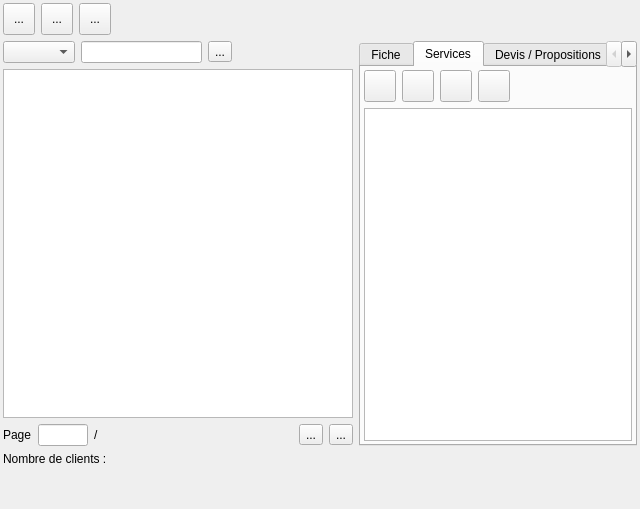
<?xml version="1.0" encoding="UTF-8"?>
<ui version="4.0">
 <class>customerView</class>
 <widget class="QWidget" name="customerView">
  <property name="geometry">
   <rect>
    <x>0</x>
    <y>0</y>
    <width>640</width>
    <height>509</height>
   </rect>
  </property>
  <property name="windowTitle">
   <string>Form</string>
  </property>
  <layout class="QHBoxLayout" name="horizontalLayout">
   <property name="spacing">
    <number>6</number>
   </property>
   <property name="leftMargin">
    <number>3</number>
   </property>
   <property name="topMargin">
    <number>3</number>
   </property>
   <property name="rightMargin">
    <number>3</number>
   </property>
   <property name="bottomMargin">
    <number>3</number>
   </property>
   <item>
    <layout class="QVBoxLayout" name="verticalLayout">
     <property name="spacing">
      <number>6</number>
     </property>
     <item>
      <layout class="QHBoxLayout" name="horizontalLayout_4" stretch="0,0,0,0">
       <property name="sizeConstraint">
        <enum>QLayout::SetDefaultConstraint</enum>
       </property>
       <property name="rightMargin">
        <number>5</number>
       </property>
       <item>
        <widget class="QToolButton" name="toolBut_Add">
         <property name="minimumSize">
          <size>
           <width>32</width>
           <height>32</height>
          </size>
         </property>
         <property name="toolTip">
          <string>Ajouter un client</string>
         </property>
         <property name="text">
          <string>...</string>
         </property>
         <property name="icon">
          <iconset resource="../ressources.qrc">
           <normaloff>:/app/adduser</normaloff>:/app/adduser</iconset>
         </property>
         <property name="iconSize">
          <size>
           <width>24</width>
           <height>24</height>
          </size>
         </property>
        </widget>
       </item>
       <item>
        <widget class="QToolButton" name="toolBut_Edit">
         <property name="minimumSize">
          <size>
           <width>32</width>
           <height>32</height>
          </size>
         </property>
         <property name="toolTip">
          <string>Modifier le client</string>
         </property>
         <property name="text">
          <string>...</string>
         </property>
         <property name="icon">
          <iconset resource="../ressources.qrc">
           <normaloff>:/app/Edit</normaloff>:/app/Edit</iconset>
         </property>
         <property name="iconSize">
          <size>
           <width>24</width>
           <height>24</height>
          </size>
         </property>
        </widget>
       </item>
       <item>
        <widget class="QToolButton" name="toolButton_Del">
         <property name="enabled">
          <bool>true</bool>
         </property>
         <property name="minimumSize">
          <size>
           <width>32</width>
           <height>32</height>
          </size>
         </property>
         <property name="toolTip">
          <string>Supprimer le client</string>
         </property>
         <property name="text">
          <string>...</string>
         </property>
         <property name="icon">
          <iconset resource="../ressources.qrc">
           <normaloff>:/app/remove</normaloff>:/app/remove</iconset>
         </property>
         <property name="iconSize">
          <size>
           <width>16</width>
           <height>16</height>
          </size>
         </property>
        </widget>
       </item>
       <item>
        <spacer name="horizontalSpacer">
         <property name="orientation">
          <enum>Qt::Horizontal</enum>
         </property>
         <property name="sizeHint" stdset="0">
          <size>
           <width>40</width>
           <height>20</height>
          </size>
         </property>
        </spacer>
       </item>
      </layout>
     </item>
     <item>
      <layout class="QHBoxLayout" name="horizontalLayout_2">
       <item>
        <layout class="QVBoxLayout" name="verticalLayout_4">
         <item>
          <layout class="QHBoxLayout" name="horizontalLayout_5">
           <item>
            <widget class="QComboBox" name="comboBoxFiltre"/>
           </item>
           <item>
            <widget class="QLineEdit" name="lineEdit_Search">
             <property name="toolTip">
              <string>&lt;!DOCTYPE HTML PUBLIC &quot;-//W3C//DTD HTML 4.0//EN&quot; &quot;http://www.w3.org/TR/REC-html40/strict.dtd&quot;&gt;
&lt;html&gt;&lt;head&gt;&lt;meta name=&quot;qrichtext&quot; content=&quot;1&quot; /&gt;&lt;style type=&quot;text/css&quot;&gt;
p, li { white-space: pre-wrap; }
&lt;/style&gt;&lt;/head&gt;&lt;body style=&quot; font-family:'Sans Serif'; font-size:9pt; font-weight:400; font-style:normal;&quot;&gt;
&lt;table border=&quot;0&quot; style=&quot;-qt-table-type: root; margin-top:4px; margin-bottom:4px; margin-left:4px; margin-right:4px;&quot;&gt;
&lt;tr&gt;
&lt;td style=&quot;border: none;&quot;&gt;
&lt;p style=&quot; margin-top:0px; margin-bottom:0px; margin-left:0px; margin-right:0px; -qt-block-indent:0; text-indent:0px;&quot;&gt;&lt;span style=&quot; font-weight:600;&quot;&gt;Chercher un client...&lt;/span&gt;&lt;/p&gt;&lt;/td&gt;&lt;/tr&gt;&lt;/table&gt;&lt;/body&gt;&lt;/html&gt;</string>
             </property>
             <property name="maxLength">
              <number>128</number>
             </property>
            </widget>
           </item>
           <item>
            <widget class="QToolButton" name="toolBut_search">
             <property name="toolTip">
              <string>Chercher un client</string>
             </property>
             <property name="text">
              <string>...</string>
             </property>
             <property name="icon">
              <iconset resource="../ressources.qrc">
               <normaloff>:/app/search</normaloff>:/app/search</iconset>
             </property>
             <property name="iconSize">
              <size>
               <width>24</width>
               <height>24</height>
              </size>
             </property>
            </widget>
           </item>
           <item>
            <spacer name="horizontalSpacer_2">
             <property name="orientation">
              <enum>Qt::Horizontal</enum>
             </property>
             <property name="sizeHint" stdset="0">
              <size>
               <width>40</width>
               <height>20</height>
              </size>
             </property>
            </spacer>
           </item>
          </layout>
         </item>
         <item>
          <widget class="QTableWidget" name="tableWidget">
           <property name="sizePolicy">
            <sizepolicy hsizetype="Minimum" vsizetype="Expanding">
             <horstretch>0</horstretch>
             <verstretch>0</verstretch>
            </sizepolicy>
           </property>
           <property name="minimumSize">
            <size>
             <width>350</width>
             <height>0</height>
            </size>
           </property>
           <property name="maximumSize">
            <size>
             <width>16777215</width>
             <height>16777215</height>
            </size>
           </property>
           <property name="alternatingRowColors">
            <bool>true</bool>
           </property>
          </widget>
         </item>
         <item>
          <layout class="QHBoxLayout" name="horizontalLayout_12">
           <item>
            <widget class="QLabel" name="LabelPa">
             <property name="text">
              <string>Page</string>
             </property>
            </widget>
           </item>
           <item>
            <widget class="QLineEdit" name="lineEdit_page">
             <property name="maximumSize">
              <size>
               <width>50</width>
               <height>16777215</height>
              </size>
             </property>
             <property name="alignment">
              <set>Qt::AlignCenter</set>
             </property>
            </widget>
           </item>
           <item>
            <widget class="QLabel" name="label_pageMax">
             <property name="text">
              <string>/</string>
             </property>
            </widget>
           </item>
           <item>
            <spacer name="horizontalSpacer_7">
             <property name="orientation">
              <enum>Qt::Horizontal</enum>
             </property>
             <property name="sizeHint" stdset="0">
              <size>
               <width>40</width>
               <height>20</height>
              </size>
             </property>
            </spacer>
           </item>
           <item>
            <widget class="QToolButton" name="toolButton_pagePrev">
             <property name="text">
              <string>...</string>
             </property>
             <property name="icon">
              <iconset resource="../ressources.qrc">
               <normaloff>:/app/prev</normaloff>:/app/prev</iconset>
             </property>
             <property name="iconSize">
              <size>
               <width>16</width>
               <height>16</height>
              </size>
             </property>
            </widget>
           </item>
           <item>
            <widget class="QToolButton" name="toolButton_pageNext">
             <property name="text">
              <string>...</string>
             </property>
             <property name="icon">
              <iconset resource="../ressources.qrc">
               <normaloff>:/app/next</normaloff>:/app/next</iconset>
             </property>
            </widget>
           </item>
          </layout>
         </item>
        </layout>
       </item>
       <item>
        <widget class="QTabWidget" name="tabWidget_Customer">
         <property name="sizePolicy">
          <sizepolicy hsizetype="Expanding" vsizetype="Expanding">
           <horstretch>1</horstretch>
           <verstretch>0</verstretch>
          </sizepolicy>
         </property>
         <property name="tabShape">
          <enum>QTabWidget::Rounded</enum>
         </property>
         <property name="currentIndex">
          <number>1</number>
         </property>
         <property name="iconSize">
          <size>
           <width>24</width>
           <height>24</height>
          </size>
         </property>
         <widget class="QWidget" name="tab_file">
          <attribute name="icon">
           <iconset resource="../ressources.qrc">
            <normaloff>:/app/customer_info</normaloff>:/app/customer_info</iconset>
          </attribute>
          <attribute name="title">
           <string>Fiche</string>
          </attribute>
          <layout class="QHBoxLayout" name="horizontalLayout_6">
           <property name="leftMargin">
            <number>3</number>
           </property>
           <property name="topMargin">
            <number>3</number>
           </property>
           <property name="rightMargin">
            <number>3</number>
           </property>
           <property name="bottomMargin">
            <number>3</number>
           </property>
           <item>
            <layout class="QVBoxLayout" name="verticalLayout_5">
             <item>
              <widget class="QScrollArea" name="scrollArea">
               <property name="widgetResizable">
                <bool>true</bool>
               </property>
               <widget class="QWidget" name="scrollAreaWidgetContents">
                <property name="geometry">
                 <rect>
                  <x>0</x>
                  <y>0</y>
                  <width>256</width>
                  <height>347</height>
                 </rect>
                </property>
                <layout class="QVBoxLayout" name="verticalLayout_9">
                 <item>
                  <layout class="QVBoxLayout" name="verticalLayout_8">
                   <item>
                    <layout class="QHBoxLayout" name="horizontalLayout_13">
                     <item>
                      <widget class="QToolButton" name="toolButton_clipboard">
                       <property name="toolTip">
                        <string>Copier dans le presse papier</string>
                       </property>
                       <property name="text">
                        <string>...</string>
                       </property>
                       <property name="icon">
                        <iconset resource="../ressources.qrc">
                         <normaloff>:/app/check</normaloff>:/app/check</iconset>
                       </property>
                       <property name="iconSize">
                        <size>
                         <width>24</width>
                         <height>24</height>
                        </size>
                       </property>
                      </widget>
                     </item>
                     <item>
                      <spacer name="horizontalSpacer_8">
                       <property name="orientation">
                        <enum>Qt::Horizontal</enum>
                       </property>
                       <property name="sizeHint" stdset="0">
                        <size>
                         <width>40</width>
                         <height>20</height>
                        </size>
                       </property>
                      </spacer>
                     </item>
                    </layout>
                   </item>
                   <item>
                    <widget class="QLabel" name="labelInfoCustomer">
                     <property name="text">
                      <string>...</string>
                     </property>
                     <property name="margin">
                      <number>5</number>
                     </property>
                    </widget>
                   </item>
                   <item>
                    <spacer name="verticalSpacer_3">
                     <property name="orientation">
                      <enum>Qt::Vertical</enum>
                     </property>
                     <property name="sizeHint" stdset="0">
                      <size>
                       <width>20</width>
                       <height>40</height>
                      </size>
                     </property>
                    </spacer>
                   </item>
                  </layout>
                 </item>
                </layout>
               </widget>
              </widget>
             </item>
            </layout>
           </item>
          </layout>
         </widget>
         <widget class="QWidget" name="tab_services">
          <attribute name="icon">
           <iconset resource="../ressources.qrc">
            <normaloff>:/app/services</normaloff>:/app/services</iconset>
          </attribute>
          <attribute name="title">
           <string>Services</string>
          </attribute>
          <layout class="QVBoxLayout" name="verticalLayout_11">
           <property name="leftMargin">
            <number>3</number>
           </property>
           <property name="topMargin">
            <number>3</number>
           </property>
           <property name="rightMargin">
            <number>3</number>
           </property>
           <property name="bottomMargin">
            <number>3</number>
           </property>
           <item>
            <layout class="QVBoxLayout" name="verticalLayout_10">
             <item>
              <layout class="QHBoxLayout" name="horizontalLayout_3">
               <item>
                <widget class="QToolButton" name="toolButton_addService">
                 <property name="minimumSize">
                  <size>
                   <width>32</width>
                   <height>32</height>
                  </size>
                 </property>
                 <property name="toolTip">
                  <string>Ajouter un service</string>
                 </property>
                 <property name="text">
                  <string/>
                 </property>
                 <property name="icon">
                  <iconset resource="../ressources.qrc">
                   <normaloff>:/app/insert</normaloff>:/app/insert</iconset>
                 </property>
                 <property name="iconSize">
                  <size>
                   <width>24</width>
                   <height>24</height>
                  </size>
                 </property>
                </widget>
               </item>
               <item>
                <widget class="QToolButton" name="toolButton_editService">
                 <property name="minimumSize">
                  <size>
                   <width>32</width>
                   <height>32</height>
                  </size>
                 </property>
                 <property name="toolTip">
                  <string>Editer un service</string>
                 </property>
                 <property name="text">
                  <string/>
                 </property>
                 <property name="icon">
                  <iconset resource="../ressources.qrc">
                   <normaloff>:/app/Edit</normaloff>:/app/Edit</iconset>
                 </property>
                 <property name="iconSize">
                  <size>
                   <width>24</width>
                   <height>24</height>
                  </size>
                 </property>
                </widget>
               </item>
               <item>
                <widget class="QToolButton" name="toolButton_delService">
                 <property name="minimumSize">
                  <size>
                   <width>32</width>
                   <height>32</height>
                  </size>
                 </property>
                 <property name="toolTip">
                  <string>Supprimer un service</string>
                 </property>
                 <property name="text">
                  <string/>
                 </property>
                 <property name="icon">
                  <iconset resource="../ressources.qrc">
                   <normaloff>:/app/remove</normaloff>:/app/remove</iconset>
                 </property>
                 <property name="iconSize">
                  <size>
                   <width>16</width>
                   <height>16</height>
                  </size>
                 </property>
                </widget>
               </item>
               <item>
                <widget class="QToolButton" name="toolButton_printServ">
                 <property name="minimumSize">
                  <size>
                   <width>32</width>
                   <height>32</height>
                  </size>
                 </property>
                 <property name="toolTip">
                  <string>imprimer un service</string>
                 </property>
                 <property name="text">
                  <string/>
                 </property>
                 <property name="icon">
                  <iconset resource="../ressources.qrc">
                   <normaloff>:/app/print</normaloff>:/app/print</iconset>
                 </property>
                 <property name="iconSize">
                  <size>
                   <width>22</width>
                   <height>22</height>
                  </size>
                 </property>
                </widget>
               </item>
               <item>
                <spacer name="horizontalSpacer_6">
                 <property name="orientation">
                  <enum>Qt::Horizontal</enum>
                 </property>
                 <property name="sizeHint" stdset="0">
                  <size>
                   <width>40</width>
                   <height>20</height>
                  </size>
                 </property>
                </spacer>
               </item>
              </layout>
             </item>
             <item>
              <widget class="QTableWidget" name="tableWidget_Services">
               <property name="alternatingRowColors">
                <bool>true</bool>
               </property>
              </widget>
             </item>
            </layout>
           </item>
          </layout>
         </widget>
         <widget class="QWidget" name="tab_estimates">
          <attribute name="title">
           <string>Devis / Propositions</string>
          </attribute>
          <layout class="QHBoxLayout" name="horizontalLayout_10">
           <property name="leftMargin">
            <number>3</number>
           </property>
           <property name="topMargin">
            <number>3</number>
           </property>
           <property name="rightMargin">
            <number>3</number>
           </property>
           <property name="bottomMargin">
            <number>3</number>
           </property>
           <item>
            <layout class="QVBoxLayout" name="verticalLayout_7">
             <item>
              <layout class="QHBoxLayout" name="horizontalLayout_11">
               <item>
                <widget class="QToolButton" name="toolButton_addProposal">
                 <property name="minimumSize">
                  <size>
                   <width>32</width>
                   <height>32</height>
                  </size>
                 </property>
                 <property name="toolTip">
                  <string>Créer un devis</string>
                 </property>
                 <property name="text">
                  <string>...</string>
                 </property>
                 <property name="icon">
                  <iconset resource="../ressources.qrc">
                   <normaloff>:/app/insert</normaloff>:/app/insert</iconset>
                 </property>
                 <property name="iconSize">
                  <size>
                   <width>24</width>
                   <height>24</height>
                  </size>
                 </property>
                </widget>
               </item>
               <item>
                <widget class="QToolButton" name="toolButton_editProposal">
                 <property name="minimumSize">
                  <size>
                   <width>32</width>
                   <height>32</height>
                  </size>
                 </property>
                 <property name="toolTip">
                  <string>Modifier le devis sélectionné</string>
                 </property>
                 <property name="text">
                  <string>...</string>
                 </property>
                 <property name="icon">
                  <iconset resource="../ressources.qrc">
                   <normaloff>:/app/Edit</normaloff>:/app/Edit</iconset>
                 </property>
                 <property name="iconSize">
                  <size>
                   <width>24</width>
                   <height>24</height>
                  </size>
                 </property>
                </widget>
               </item>
               <item>
                <widget class="QToolButton" name="toolButton_delProposal">
                 <property name="minimumSize">
                  <size>
                   <width>32</width>
                   <height>32</height>
                  </size>
                 </property>
                 <property name="toolTip">
                  <string>Supprimer le devis sélectionné</string>
                 </property>
                 <property name="text">
                  <string>...</string>
                 </property>
                 <property name="icon">
                  <iconset resource="../ressources.qrc">
                   <normaloff>:/app/remove</normaloff>:/app/remove</iconset>
                 </property>
                 <property name="iconSize">
                  <size>
                   <width>16</width>
                   <height>16</height>
                  </size>
                 </property>
                </widget>
               </item>
               <item>
                <widget class="QToolButton" name="toolButton_printPro">
                 <property name="minimumSize">
                  <size>
                   <width>32</width>
                   <height>32</height>
                  </size>
                 </property>
                 <property name="toolTip">
                  <string>Imprimer le devis</string>
                 </property>
                 <property name="text">
                  <string>...</string>
                 </property>
                 <property name="icon">
                  <iconset resource="../ressources.qrc">
                   <normaloff>:/app/print</normaloff>:/app/print</iconset>
                 </property>
                 <property name="iconSize">
                  <size>
                   <width>22</width>
                   <height>22</height>
                  </size>
                 </property>
                </widget>
               </item>
               <item>
                <spacer name="horizontalSpacer_5">
                 <property name="orientation">
                  <enum>Qt::Horizontal</enum>
                 </property>
                 <property name="sizeHint" stdset="0">
                  <size>
                   <width>40</width>
                   <height>20</height>
                  </size>
                 </property>
                </spacer>
               </item>
              </layout>
             </item>
             <item>
              <widget class="QTableWidget" name="tableWidget_Proposals">
               <property name="alternatingRowColors">
                <bool>true</bool>
               </property>
              </widget>
             </item>
            </layout>
           </item>
          </layout>
         </widget>
         <widget class="QWidget" name="tab_invoices">
          <attribute name="title">
           <string>Factures</string>
          </attribute>
          <layout class="QVBoxLayout" name="verticalLayout_3">
           <property name="leftMargin">
            <number>3</number>
           </property>
           <property name="topMargin">
            <number>3</number>
           </property>
           <property name="rightMargin">
            <number>3</number>
           </property>
           <property name="bottomMargin">
            <number>3</number>
           </property>
           <item>
            <layout class="QVBoxLayout" name="verticalLayout_2">
             <item>
              <layout class="QHBoxLayout" name="horizontalLayout_9">
               <item>
                <widget class="QToolButton" name="toolButton_addInvoice">
                 <property name="minimumSize">
                  <size>
                   <width>32</width>
                   <height>32</height>
                  </size>
                 </property>
                 <property name="toolTip">
                  <string>Créer une facture</string>
                 </property>
                 <property name="text">
                  <string>...</string>
                 </property>
                 <property name="icon">
                  <iconset resource="../ressources.qrc">
                   <normaloff>:/app/insert</normaloff>:/app/insert</iconset>
                 </property>
                 <property name="iconSize">
                  <size>
                   <width>24</width>
                   <height>24</height>
                  </size>
                 </property>
                </widget>
               </item>
               <item>
                <widget class="QToolButton" name="toolButton_editInvoice">
                 <property name="minimumSize">
                  <size>
                   <width>32</width>
                   <height>32</height>
                  </size>
                 </property>
                 <property name="toolTip">
                  <string>Modifier la facture sélectionnée</string>
                 </property>
                 <property name="text">
                  <string>...</string>
                 </property>
                 <property name="icon">
                  <iconset resource="../ressources.qrc">
                   <normaloff>:/app/Edit</normaloff>:/app/Edit</iconset>
                 </property>
                 <property name="iconSize">
                  <size>
                   <width>24</width>
                   <height>24</height>
                  </size>
                 </property>
                </widget>
               </item>
               <item>
                <widget class="QToolButton" name="toolButton_delInvoice">
                 <property name="minimumSize">
                  <size>
                   <width>32</width>
                   <height>32</height>
                  </size>
                 </property>
                 <property name="toolTip">
                  <string>Supprimer la facture sélectionnée</string>
                 </property>
                 <property name="text">
                  <string>...</string>
                 </property>
                 <property name="icon">
                  <iconset resource="../ressources.qrc">
                   <normaloff>:/app/remove</normaloff>:/app/remove</iconset>
                 </property>
                 <property name="iconSize">
                  <size>
                   <width>16</width>
                   <height>16</height>
                  </size>
                 </property>
                </widget>
               </item>
               <item>
                <widget class="QToolButton" name="toolButton_printInv">
                 <property name="minimumSize">
                  <size>
                   <width>32</width>
                   <height>32</height>
                  </size>
                 </property>
                 <property name="toolTip">
                  <string>Imprimer la facture</string>
                 </property>
                 <property name="text">
                  <string>...</string>
                 </property>
                 <property name="icon">
                  <iconset resource="../ressources.qrc">
                   <normaloff>:/app/print</normaloff>:/app/print</iconset>
                 </property>
                 <property name="iconSize">
                  <size>
                   <width>22</width>
                   <height>22</height>
                  </size>
                 </property>
                </widget>
               </item>
               <item>
                <spacer name="horizontalSpacer_4">
                 <property name="orientation">
                  <enum>Qt::Horizontal</enum>
                 </property>
                 <property name="sizeHint" stdset="0">
                  <size>
                   <width>40</width>
                   <height>20</height>
                  </size>
                 </property>
                </spacer>
               </item>
              </layout>
             </item>
             <item>
              <widget class="QTableWidget" name="tableWidget_Invoices">
               <property name="alternatingRowColors">
                <bool>true</bool>
               </property>
              </widget>
             </item>
            </layout>
           </item>
          </layout>
         </widget>
        </widget>
       </item>
      </layout>
     </item>
     <item>
      <widget class="QLabel" name="labelCustomersNumber">
       <property name="text">
        <string>Nombre de clients :</string>
       </property>
      </widget>
     </item>
     <item>
      <spacer name="verticalSpacer">
       <property name="orientation">
        <enum>Qt::Vertical</enum>
       </property>
       <property name="sizeType">
        <enum>QSizePolicy::Fixed</enum>
       </property>
       <property name="sizeHint" stdset="0">
        <size>
         <width>20</width>
         <height>40</height>
        </size>
       </property>
      </spacer>
     </item>
    </layout>
   </item>
  </layout>
 </widget>
 <resources>
  <include location="../ressources.qrc"/>
 </resources>
 <connections/>
</ui>
